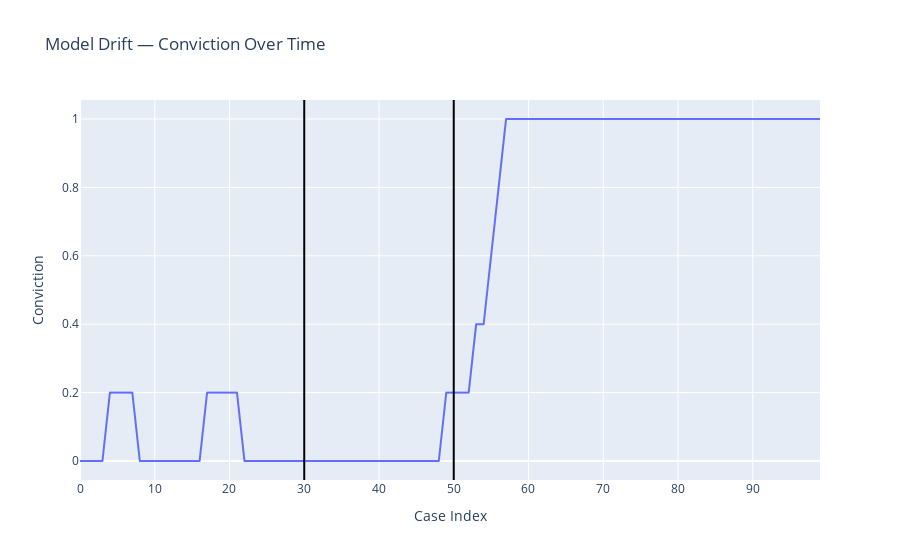

Notebook cell for this chart:
### Markdown cell above
## We can also count the number of times the models disagree with each other

### Code cell
mismatch_count_df = pd.DataFrame(mismatch_counts, columns=["Prediction Deviation"])

# plot = sns.lineplot(x=mismatch_count_rolling_df.index, y='Prediction Deviation', data=mismatch_count_rolling_df)
# plt.legend(title = 'variable', labels = mismatch_count_rolling_df.columns)
# sns.move_legend(plot, "upper left", bbox_to_anchor=(1, 1))
# plt.ylabel("value")
# plt.xlabel("index")
# plt.axvline(x=30, color = 'black')
# plt.axvline(x=len(df_test_no_drift), color = 'black')
# plt.show()

plot_drift(mismatch_count_df, line_positions=[30, len(df_test_no_drift)], rolling_window=5)

### Figure 1 — Plotly figure (JSON) as saved in the notebook; plotly's stock layout.template omitted (floating-point values rounded to 4 significant figures)
{"data": [{"name": "Prediction Deviation", "type": "scattergl", "x": [0, 1, 2, 3, 4, 5, 6, 7, 8, 9, 10, 11, 12, 13, 14, 15, 16, 17, 18, 19, 20, 21, 22, 23, 24, 25, 26, 27, 28, 29, 30, 31, 32, 33, 34, 35, 36, 37, 38, 39, 40, 41, 42, 43, 44, 45, 46, 47, 48, 49, 50, 51, 52, 53, 54, 55, 56, 57, 58, 59, 60, 61, 62, 63, 64, 65, 66, 67, 68, 69, 70, 71, 72, 73, 74, 75, 76, 77, 78, 79, 80, 81, 82, 83, 84, 85, 86, 87, 88, 89, 90, 91, 92, 93, 94, 95, 96, 97, 98, 99], "y": [0, 0, 0, 0, 0.2, 0.2, 0.2, 0.2, 0, 0, 0, 0, 0, 0, 0, 0, 0, 0.2, 0.2, 0.2, 0.2, 0.2, 0, 0, 0, 0, 0, 0, 0, 0, 0, 0, 0, 0, 0, 0, 0, 0, 0, 0, 0, 0, 0, 0, 0, 0, 0, 0, 0, 0.2, 0.2, 0.2, 0.2, 0.4, 0.4, 0.6, 0.8, 1, 1, 1, 1, 1, 1, 1, 1, 1, 1, 1, 1, 1, 1, 1, 1, 1, 1, 1, 1, 1, 1, 1, 1, 1, 1, 1, 1, 1, 1, 1, 1, 1, 1, 1, 1, 1, 1, 1, 1, 1, 1, 1]}], "layout": {"shapes": [{"line": {"color": "black"}, "type": "line", "x0": 30, "x1": 30, "xref": "x", "y0": 0, "y1": 1, "yref": "y domain"}, {"line": {"color": "black"}, "type": "line", "x0": 50, "x1": 50, "xref": "x", "y0": 0, "y1": 1, "yref": "y domain"}], "title": {"text": "Model Drift — Conviction Over Time"}, "xaxis": {"anchor": "y", "domain": [0, 1], "title": {"text": "Case Index"}}, "yaxis": {"anchor": "x", "domain": [0, 1], "title": {"text": "Conviction"}}}}
